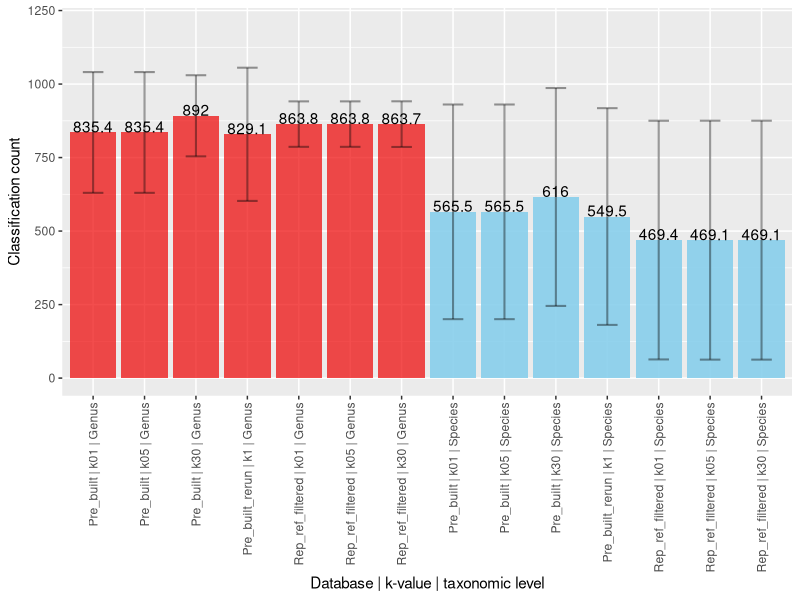

This figure's R source:
library(ggplot2)

# genus
Rep_ref_filtered_k01_Genus <- c(884,841,836,951,888,811,866,692,963,906)
Rep_ref_filtered_k05_Genus <- c(884,841,836,951,888,811,866,692,963,906)
Rep_ref_filtered_k30_Genus <- c(884,841,836,951,888,811,866,691,963,906)
Pre_built_k01_Genus <- c(912,871,876,971,513,948,397,962,968,936)
Pre_built_k05_Genus <- c(912,871,876,971,513,948,397,962,968,936)
Pre_built_k30_Genus <- c(916,876,876,971,513,948,935,971,976,938)
Pre_built_rerun_k1_Genus <- c(923,855,898,966,515,959,313,960,964,938)
  
#species
Rep_ref_filtered_k01_Species <- c(94,7,790,936,866,214,754,102,895,36)
Rep_ref_filtered_k05_Species <- c(94,7,790,936,866,210,755,102,895,36)
Rep_ref_filtered_k30_Species <- c(94,7,790,936,866,210,755,102,895,36)
Pre_built_k01_Species <- c(333,39,849,954,504,944,375,835,819,3)
Pre_built_k05_Species <- c(333,39,849,954,504,944,375,835,819,3)
Pre_built_k30_Species <- c(333,39,849,954,504,944,875,840,819,3)
Pre_built_rerun_k1_Species <- c(293,27,854,948,506,955,297,824,769,22)


# create dataframe
data <- data.frame(
  name=c("Rep_ref_filtered | k01 | Genus", "Rep_ref_filtered | k05 | Genus", "Rep_ref_filtered | k30 | Genus",
         "Pre_built | k01 | Genus", "Pre_built | k05 | Genus", "Pre_built | k30 | Genus", "Pre_built_rerun | k1 | Genus"),
  value=c(mean(Rep_ref_filtered_k01_Genus),mean(Rep_ref_filtered_k05_Genus),mean(Rep_ref_filtered_k30_Genus),
          mean(Pre_built_k01_Genus),mean(Pre_built_k05_Genus),mean(Pre_built_k30_Genus),mean(Pre_built_rerun_k1_Genus)),
  sd=c(sd(Rep_ref_filtered_k01_Genus),sd(Rep_ref_filtered_k05_Genus),sd(Rep_ref_filtered_k30_Genus),
       sd(Pre_built_k01_Genus),sd(Pre_built_k05_Genus),sd(Pre_built_k30_Genus),sd(Pre_built_rerun_k1_Genus)),
  name2=c("Rep_ref_filtered | k01 | Species", "Rep_ref_filtered | k05 | Species", "Rep_ref_filtered | k30 | Species",
         "Pre_built | k01 | Species", "Pre_built | k05 | Species", "Pre_built | k30 | Species", "Pre_built_rerun | k1 | Species"),
  value2=c(mean(Rep_ref_filtered_k01_Species),mean(Rep_ref_filtered_k05_Species),mean(Rep_ref_filtered_k30_Species),
          mean(Pre_built_k01_Species),mean(Pre_built_k05_Species),mean(Pre_built_k30_Species),mean(Pre_built_rerun_k1_Species)),
  sd2=c(sd(Rep_ref_filtered_k01_Species),sd(Rep_ref_filtered_k05_Species),sd(Rep_ref_filtered_k30_Species),
       sd(Pre_built_k01_Species),sd(Pre_built_k05_Species),sd(Pre_built_k30_Species),sd(Pre_built_rerun_k1_Species))
)

data$name <- factor(data$name, levels = data$name[order(data$name)])
q <- ggplot(data) +
  geom_bar(aes(x=name, y=value), position="dodge", stat="identity", fill="red2", alpha=0.7) +
  geom_text(aes(x=name, y=value, label=value), vjust=0) +
  geom_errorbar( aes(x=name, ymin=value-sd, ymax=value+sd), width=0.4, colour="black", alpha=0.4, size=0.7) +
  geom_bar(aes(x=name2, y=value2), position="dodge", stat="identity", fill="skyblue", alpha=0.9) +
  geom_text(aes(x=name2, y=value2, label=value2), vjust=0) +
  geom_errorbar( aes(x=name2, ymin=value2-sd2, ymax=value2+sd2), width=0.4, colour="black", alpha=0.4, size=0.7) +
  ylim(0,1200) +
  xlab("Database | k-value | taxonomic level")+
  ylab("Classification count")
q + theme(axis.text.x = element_text(angle = 90, hjust = 1, vjust = 0.5))

### Means
#Genus
mean(Rep_ref_filtered_k01_Genus)
mean(Rep_ref_filtered_k05_Genus)
mean(Rep_ref_filtered_k30_Genus)
mean(Pre_built_k01_Genus)
mean(Pre_built_k05_Genus)
mean(Pre_built_k30_Genus)
mean(Pre_built_rerun_k1_Genus)

#Species
mean(Rep_ref_filtered_k01_Species)
mean(Rep_ref_filtered_k05_Species)
mean(Rep_ref_filtered_k30_Species)
mean(Pre_built_k01_Species)
mean(Pre_built_k05_Species)
mean(Pre_built_k30_Species)
mean(Pre_built_rerun_k1_Species)

### Standard deviations
#Genus
sd(Rep_ref_filtered_k01_Genus)
sd(Rep_ref_filtered_k05_Genus)
sd(Rep_ref_filtered_k30_Genus)
sd(Pre_built_k01_Genus)
sd(Pre_built_k05_Genus)
sd(Pre_built_k30_Genus)
sd(Pre_built_rerun_k1_Genus)

#Species
sd(Rep_ref_filtered_k01_Species)
sd(Rep_ref_filtered_k05_Species)
sd(Rep_ref_filtered_k30_Species)
sd(Pre_built_k01_Species)
sd(Pre_built_k05_Species)
sd(Pre_built_k30_Species)
sd(Pre_built_rerun_k1_Species)
